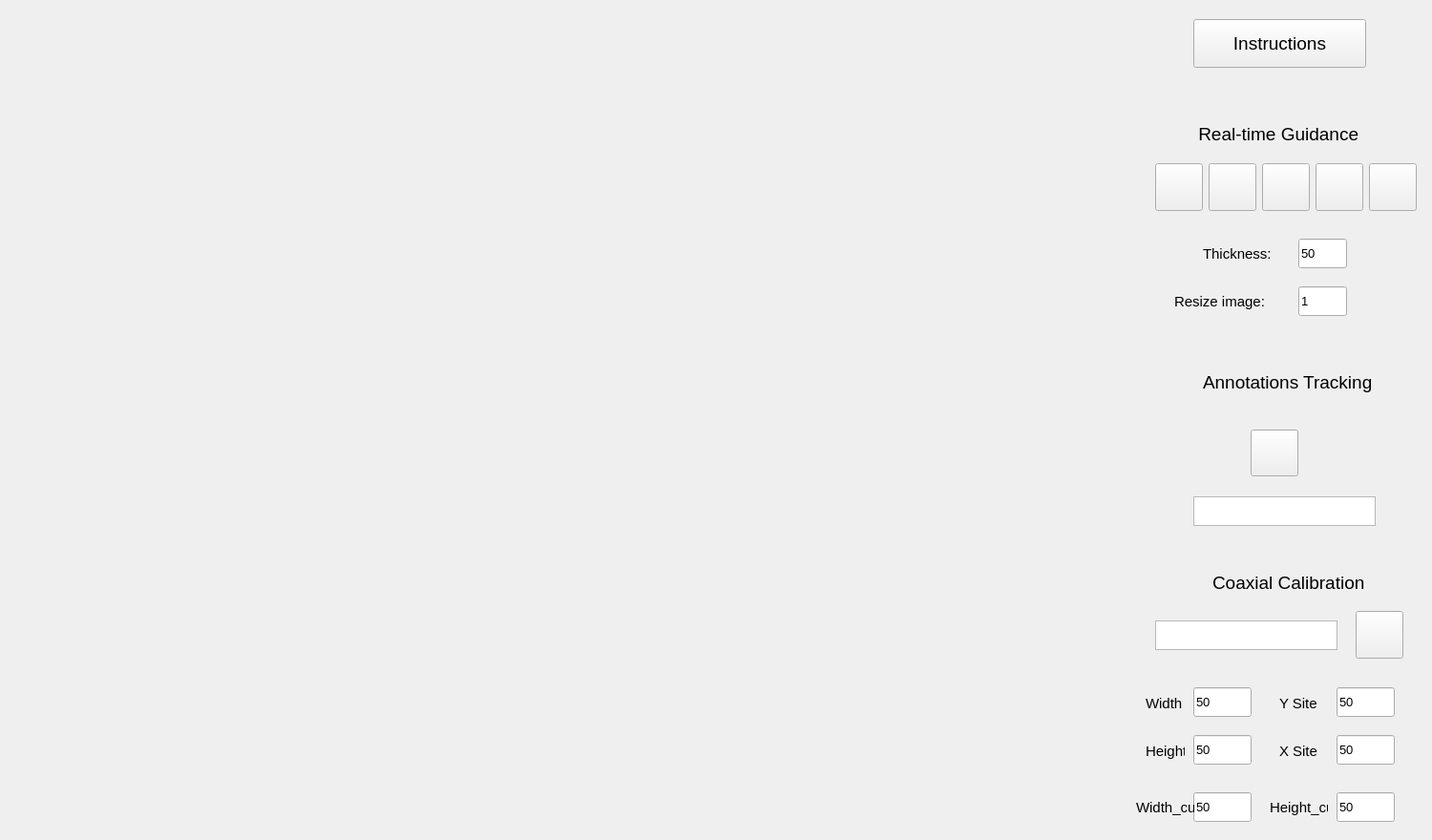
<?xml version="1.0" encoding="UTF-8"?>
<ui version="4.0">
 <class>Form</class>
 <widget class="QWidget" name="Form">
  <property name="geometry">
   <rect>
    <x>0</x>
    <y>0</y>
    <width>1500</width>
    <height>880</height>
   </rect>
  </property>
  <property name="font">
   <font>
    <family>Arial</family>
    <pointsize>10</pointsize>
   </font>
  </property>
  <property name="mouseTracking">
   <bool>false</bool>
  </property>
  <property name="acceptDrops">
   <bool>false</bool>
  </property>
  <property name="windowTitle">
   <string>Form</string>
  </property>
  <widget class="QPushButton" name="instructionButton">
   <property name="geometry">
    <rect>
     <x>1250</x>
     <y>20</y>
     <width>181</width>
     <height>51</height>
    </rect>
   </property>
   <property name="font">
    <font>
     <family>Arial</family>
     <pointsize>14</pointsize>
     <weight>50</weight>
     <bold>false</bold>
    </font>
   </property>
   <property name="text">
    <string>Instructions</string>
   </property>
  </widget>
  <widget class="QLabel" name="label_show_camera">
   <property name="geometry">
    <rect>
     <x>0</x>
     <y>0</y>
     <width>1536</width>
     <height>960</height>
    </rect>
   </property>
   <property name="autoFillBackground">
    <bool>true</bool>
   </property>
   <property name="text">
    <string/>
   </property>
  </widget>
  <widget class="QLabel" name="label">
   <property name="geometry">
    <rect>
     <x>1200</x>
     <y>720</y>
     <width>41</width>
     <height>31</height>
    </rect>
   </property>
   <property name="font">
    <font>
     <family>Arial</family>
     <pointsize>11</pointsize>
    </font>
   </property>
   <property name="text">
    <string>Width：</string>
   </property>
  </widget>
  <widget class="QLabel" name="label_2">
   <property name="geometry">
    <rect>
     <x>1200</x>
     <y>770</y>
     <width>41</width>
     <height>31</height>
    </rect>
   </property>
   <property name="font">
    <font>
     <family>Arial</family>
     <pointsize>11</pointsize>
    </font>
   </property>
   <property name="text">
    <string>Height：</string>
   </property>
  </widget>
  <widget class="QLabel" name="label_3">
   <property name="geometry">
    <rect>
     <x>1340</x>
     <y>770</y>
     <width>41</width>
     <height>31</height>
    </rect>
   </property>
   <property name="font">
    <font>
     <family>Arial</family>
     <pointsize>11</pointsize>
    </font>
   </property>
   <property name="text">
    <string>X Site：</string>
   </property>
  </widget>
  <widget class="QLabel" name="label_5">
   <property name="geometry">
    <rect>
     <x>1270</x>
     <y>590</y>
     <width>171</width>
     <height>41</height>
    </rect>
   </property>
   <property name="font">
    <font>
     <family>Arial</family>
     <pointsize>14</pointsize>
    </font>
   </property>
   <property name="text">
    <string>Coaxial Calibration</string>
   </property>
  </widget>
  <widget class="QLabel" name="real_label">
   <property name="geometry">
    <rect>
     <x>1250</x>
     <y>110</y>
     <width>191</width>
     <height>61</height>
    </rect>
   </property>
   <property name="font">
    <font>
     <family>Arial</family>
     <pointsize>14</pointsize>
    </font>
   </property>
   <property name="text">
    <string> Real-time Guidance</string>
   </property>
  </widget>
  <widget class="QPushButton" name="save_parameter_button">
   <property name="geometry">
    <rect>
     <x>1420</x>
     <y>640</y>
     <width>50</width>
     <height>50</height>
    </rect>
   </property>
   <property name="maximumSize">
    <size>
     <width>50</width>
     <height>50</height>
    </size>
   </property>
   <property name="autoFillBackground">
    <bool>true</bool>
   </property>
   <property name="text">
    <string/>
   </property>
   <property name="icon">
    <iconset>
     <normaloff>picture/save.png</normaloff>picture/save.png</iconset>
   </property>
   <property name="iconSize">
    <size>
     <width>50</width>
     <height>50</height>
    </size>
   </property>
   <property name="autoRepeatInterval">
    <number>300</number>
   </property>
  </widget>
  <widget class="QLineEdit" name="width_lineEdit">
   <property name="geometry">
    <rect>
     <x>1250</x>
     <y>720</y>
     <width>61</width>
     <height>31</height>
    </rect>
   </property>
   <property name="text">
    <string>50</string>
   </property>
  </widget>
  <widget class="QLineEdit" name="height_lineEdit">
   <property name="geometry">
    <rect>
     <x>1250</x>
     <y>770</y>
     <width>61</width>
     <height>31</height>
    </rect>
   </property>
   <property name="text">
    <string>50</string>
   </property>
  </widget>
  <widget class="QLabel" name="label_4">
   <property name="geometry">
    <rect>
     <x>1340</x>
     <y>720</y>
     <width>41</width>
     <height>31</height>
    </rect>
   </property>
   <property name="font">
    <font>
     <family>Arial</family>
     <pointsize>11</pointsize>
    </font>
   </property>
   <property name="text">
    <string>Y Site：</string>
   </property>
  </widget>
  <widget class="QLineEdit" name="y_lineEdit">
   <property name="geometry">
    <rect>
     <x>1400</x>
     <y>720</y>
     <width>61</width>
     <height>31</height>
    </rect>
   </property>
   <property name="text">
    <string>50</string>
   </property>
  </widget>
  <widget class="QLineEdit" name="x_lineEdit">
   <property name="geometry">
    <rect>
     <x>1400</x>
     <y>770</y>
     <width>61</width>
     <height>31</height>
    </rect>
   </property>
   <property name="text">
    <string>50</string>
   </property>
  </widget>
  <widget class="QTextEdit" name="coxial_textEdit">
   <property name="geometry">
    <rect>
     <x>1210</x>
     <y>650</y>
     <width>191</width>
     <height>31</height>
    </rect>
   </property>
   <property name="font">
    <font>
     <family>Arial</family>
    </font>
   </property>
   <property name="html">
    <string>&lt;!DOCTYPE HTML PUBLIC &quot;-//W3C//DTD HTML 4.0//EN&quot; &quot;http://www.w3.org/TR/REC-html40/strict.dtd&quot;&gt;
&lt;html&gt;&lt;head&gt;&lt;meta name=&quot;qrichtext&quot; content=&quot;1&quot; /&gt;&lt;style type=&quot;text/css&quot;&gt;
p, li { white-space: pre-wrap; }
&lt;/style&gt;&lt;/head&gt;&lt;body style=&quot; font-family:'Arial'; font-size:10pt; font-weight:400; font-style:normal;&quot;&gt;
&lt;p style=&quot;-qt-paragraph-type:empty; margin-top:0px; margin-bottom:0px; margin-left:0px; margin-right:0px; -qt-block-indent:0; text-indent:0px;&quot;&gt;&lt;br /&gt;&lt;/p&gt;&lt;/body&gt;&lt;/html&gt;</string>
   </property>
  </widget>
  <widget class="QLabel" name="label_10">
   <property name="geometry">
    <rect>
     <x>1260</x>
     <y>250</y>
     <width>71</width>
     <height>31</height>
    </rect>
   </property>
   <property name="font">
    <font>
     <family>Arial</family>
     <pointsize>11</pointsize>
    </font>
   </property>
   <property name="text">
    <string>Thickness:</string>
   </property>
  </widget>
  <widget class="QLineEdit" name="thickness_lineEdit">
   <property name="geometry">
    <rect>
     <x>1360</x>
     <y>250</y>
     <width>51</width>
     <height>31</height>
    </rect>
   </property>
   <property name="text">
    <string>50</string>
   </property>
  </widget>
  <widget class="QLabel" name="label_12">
   <property name="geometry">
    <rect>
     <x>1200</x>
     <y>90</y>
     <width>281</width>
     <height>20</height>
    </rect>
   </property>
   <property name="text">
    <string/>
   </property>
   <property name="pixmap">
    <pixmap>picture/greenline.png</pixmap>
   </property>
  </widget>
  <widget class="QLabel" name="label_13">
   <property name="geometry">
    <rect>
     <x>1200</x>
     <y>340</y>
     <width>291</width>
     <height>20</height>
    </rect>
   </property>
   <property name="text">
    <string/>
   </property>
   <property name="pixmap">
    <pixmap>picture/greenline.png</pixmap>
   </property>
  </widget>
  <widget class="QLineEdit" name="camera_width_lineEdit">
   <property name="geometry">
    <rect>
     <x>1250</x>
     <y>830</y>
     <width>61</width>
     <height>31</height>
    </rect>
   </property>
   <property name="text">
    <string>50</string>
   </property>
  </widget>
  <widget class="QLabel" name="label_6">
   <property name="geometry">
    <rect>
     <x>1190</x>
     <y>830</y>
     <width>61</width>
     <height>31</height>
    </rect>
   </property>
   <property name="font">
    <font>
     <family>Arial</family>
     <pointsize>11</pointsize>
    </font>
   </property>
   <property name="text">
    <string>Width_cut:</string>
   </property>
  </widget>
  <widget class="QLineEdit" name="camera_height_lineEdit">
   <property name="geometry">
    <rect>
     <x>1400</x>
     <y>830</y>
     <width>61</width>
     <height>31</height>
    </rect>
   </property>
   <property name="text">
    <string>50</string>
   </property>
  </widget>
  <widget class="QLabel" name="label_7">
   <property name="geometry">
    <rect>
     <x>1330</x>
     <y>830</y>
     <width>61</width>
     <height>31</height>
    </rect>
   </property>
   <property name="font">
    <font>
     <family>Arial</family>
     <pointsize>11</pointsize>
    </font>
   </property>
   <property name="text">
    <string>Height_cut:</string>
   </property>
  </widget>
  <widget class="QLabel" name="label_14">
   <property name="geometry">
    <rect>
     <x>1190</x>
     <y>560</y>
     <width>291</width>
     <height>20</height>
    </rect>
   </property>
   <property name="text">
    <string/>
   </property>
   <property name="pixmap">
    <pixmap>picture/greenline.png</pixmap>
   </property>
  </widget>
  <widget class="QLabel" name="real_label_2">
   <property name="geometry">
    <rect>
     <x>1260</x>
     <y>370</y>
     <width>181</width>
     <height>61</height>
    </rect>
   </property>
   <property name="font">
    <font>
     <family>Arial</family>
     <pointsize>14</pointsize>
    </font>
   </property>
   <property name="text">
    <string>Annotations Tracking</string>
   </property>
  </widget>
  <widget class="QPushButton" name="track_start_button">
   <property name="geometry">
    <rect>
     <x>1310</x>
     <y>450</y>
     <width>50</width>
     <height>49</height>
    </rect>
   </property>
   <property name="maximumSize">
    <size>
     <width>50</width>
     <height>50</height>
    </size>
   </property>
   <property name="autoFillBackground">
    <bool>true</bool>
   </property>
   <property name="text">
    <string/>
   </property>
   <property name="icon">
    <iconset>
     <normaloff>picture/play.png</normaloff>picture/play.png</iconset>
   </property>
   <property name="iconSize">
    <size>
     <width>50</width>
     <height>50</height>
    </size>
   </property>
   <property name="autoRepeatInterval">
    <number>300</number>
   </property>
  </widget>
  <widget class="QTextEdit" name="track_textEdit">
   <property name="geometry">
    <rect>
     <x>1250</x>
     <y>520</y>
     <width>191</width>
     <height>31</height>
    </rect>
   </property>
   <property name="font">
    <font>
     <family>Arial</family>
    </font>
   </property>
   <property name="html">
    <string>&lt;!DOCTYPE HTML PUBLIC &quot;-//W3C//DTD HTML 4.0//EN&quot; &quot;http://www.w3.org/TR/REC-html40/strict.dtd&quot;&gt;
&lt;html&gt;&lt;head&gt;&lt;meta name=&quot;qrichtext&quot; content=&quot;1&quot; /&gt;&lt;style type=&quot;text/css&quot;&gt;
p, li { white-space: pre-wrap; }
&lt;/style&gt;&lt;/head&gt;&lt;body style=&quot; font-family:'Arial'; font-size:10pt; font-weight:400; font-style:normal;&quot;&gt;
&lt;p style=&quot;-qt-paragraph-type:empty; margin-top:0px; margin-bottom:0px; margin-left:0px; margin-right:0px; -qt-block-indent:0; text-indent:0px;&quot;&gt;&lt;br /&gt;&lt;/p&gt;&lt;/body&gt;&lt;/html&gt;</string>
   </property>
  </widget>
  <widget class="QWidget" name="layoutWidget">
   <property name="geometry">
    <rect>
     <x>1210</x>
     <y>170</y>
     <width>276</width>
     <height>52</height>
    </rect>
   </property>
   <layout class="QHBoxLayout" name="horizontalLayout">
    <item>
     <widget class="QPushButton" name="real_start_button">
      <property name="maximumSize">
       <size>
        <width>50</width>
        <height>50</height>
       </size>
      </property>
      <property name="autoFillBackground">
       <bool>true</bool>
      </property>
      <property name="text">
       <string/>
      </property>
      <property name="icon">
       <iconset>
        <normaloff>picture/play.png</normaloff>picture/play.png</iconset>
      </property>
      <property name="iconSize">
       <size>
        <width>50</width>
        <height>50</height>
       </size>
      </property>
      <property name="autoRepeatInterval">
       <number>300</number>
      </property>
     </widget>
    </item>
    <item>
     <widget class="QPushButton" name="real_clear_button">
      <property name="maximumSize">
       <size>
        <width>50</width>
        <height>50</height>
       </size>
      </property>
      <property name="autoFillBackground">
       <bool>true</bool>
      </property>
      <property name="text">
       <string/>
      </property>
      <property name="icon">
       <iconset>
        <normaloff>picture/eraser.png</normaloff>picture/eraser.png</iconset>
      </property>
      <property name="iconSize">
       <size>
        <width>50</width>
        <height>50</height>
       </size>
      </property>
      <property name="autoRepeatInterval">
       <number>300</number>
      </property>
     </widget>
    </item>
    <item>
     <widget class="QPushButton" name="real_shizi_button">
      <property name="maximumSize">
       <size>
        <width>50</width>
        <height>50</height>
       </size>
      </property>
      <property name="autoFillBackground">
       <bool>true</bool>
      </property>
      <property name="text">
       <string/>
      </property>
      <property name="icon">
       <iconset>
        <normaloff>picture/shizi.png</normaloff>picture/shizi.png</iconset>
      </property>
      <property name="iconSize">
       <size>
        <width>50</width>
        <height>50</height>
       </size>
      </property>
      <property name="autoRepeatInterval">
       <number>300</number>
      </property>
     </widget>
    </item>
    <item>
     <widget class="QPushButton" name="real_white_button">
      <property name="maximumSize">
       <size>
        <width>50</width>
        <height>50</height>
       </size>
      </property>
      <property name="autoFillBackground">
       <bool>true</bool>
      </property>
      <property name="text">
       <string/>
      </property>
      <property name="icon">
       <iconset>
        <normaloff>picture/white.png</normaloff>picture/white.png</iconset>
      </property>
      <property name="iconSize">
       <size>
        <width>50</width>
        <height>50</height>
       </size>
      </property>
      <property name="autoRepeatInterval">
       <number>300</number>
      </property>
     </widget>
    </item>
    <item>
     <widget class="QPushButton" name="freeze_button">
      <property name="maximumSize">
       <size>
        <width>50</width>
        <height>50</height>
       </size>
      </property>
      <property name="autoFillBackground">
       <bool>true</bool>
      </property>
      <property name="text">
       <string/>
      </property>
      <property name="icon">
       <iconset>
        <normaloff>picture/end.png</normaloff>picture/end.png</iconset>
      </property>
      <property name="iconSize">
       <size>
        <width>50</width>
        <height>50</height>
       </size>
      </property>
      <property name="autoRepeatInterval">
       <number>300</number>
      </property>
     </widget>
    </item>
   </layout>
  </widget>
  <widget class="QLabel" name="label_11">
   <property name="geometry">
    <rect>
     <x>1230</x>
     <y>300</y>
     <width>121</width>
     <height>31</height>
    </rect>
   </property>
   <property name="font">
    <font>
     <family>Arial</family>
     <pointsize>11</pointsize>
    </font>
   </property>
   <property name="text">
    <string>Resize image:</string>
   </property>
  </widget>
  <widget class="QLineEdit" name="resize_image_lineEdit">
   <property name="geometry">
    <rect>
     <x>1360</x>
     <y>300</y>
     <width>51</width>
     <height>31</height>
    </rect>
   </property>
   <property name="text">
    <string>1</string>
   </property>
  </widget>
  <zorder>label_show_camera</zorder>
  <zorder>instructionButton</zorder>
  <zorder>label</zorder>
  <zorder>label_2</zorder>
  <zorder>label_3</zorder>
  <zorder>label_5</zorder>
  <zorder>real_label</zorder>
  <zorder>save_parameter_button</zorder>
  <zorder>width_lineEdit</zorder>
  <zorder>height_lineEdit</zorder>
  <zorder>label_4</zorder>
  <zorder>y_lineEdit</zorder>
  <zorder>x_lineEdit</zorder>
  <zorder>coxial_textEdit</zorder>
  <zorder>label_10</zorder>
  <zorder>thickness_lineEdit</zorder>
  <zorder>label_12</zorder>
  <zorder>label_13</zorder>
  <zorder>camera_width_lineEdit</zorder>
  <zorder>label_6</zorder>
  <zorder>camera_height_lineEdit</zorder>
  <zorder>label_7</zorder>
  <zorder>label_14</zorder>
  <zorder>real_label_2</zorder>
  <zorder>track_start_button</zorder>
  <zorder>track_textEdit</zorder>
  <zorder>layoutWidget</zorder>
  <zorder>label_11</zorder>
  <zorder>resize_image_lineEdit</zorder>
 </widget>
 <resources/>
 <connections/>
</ui>
